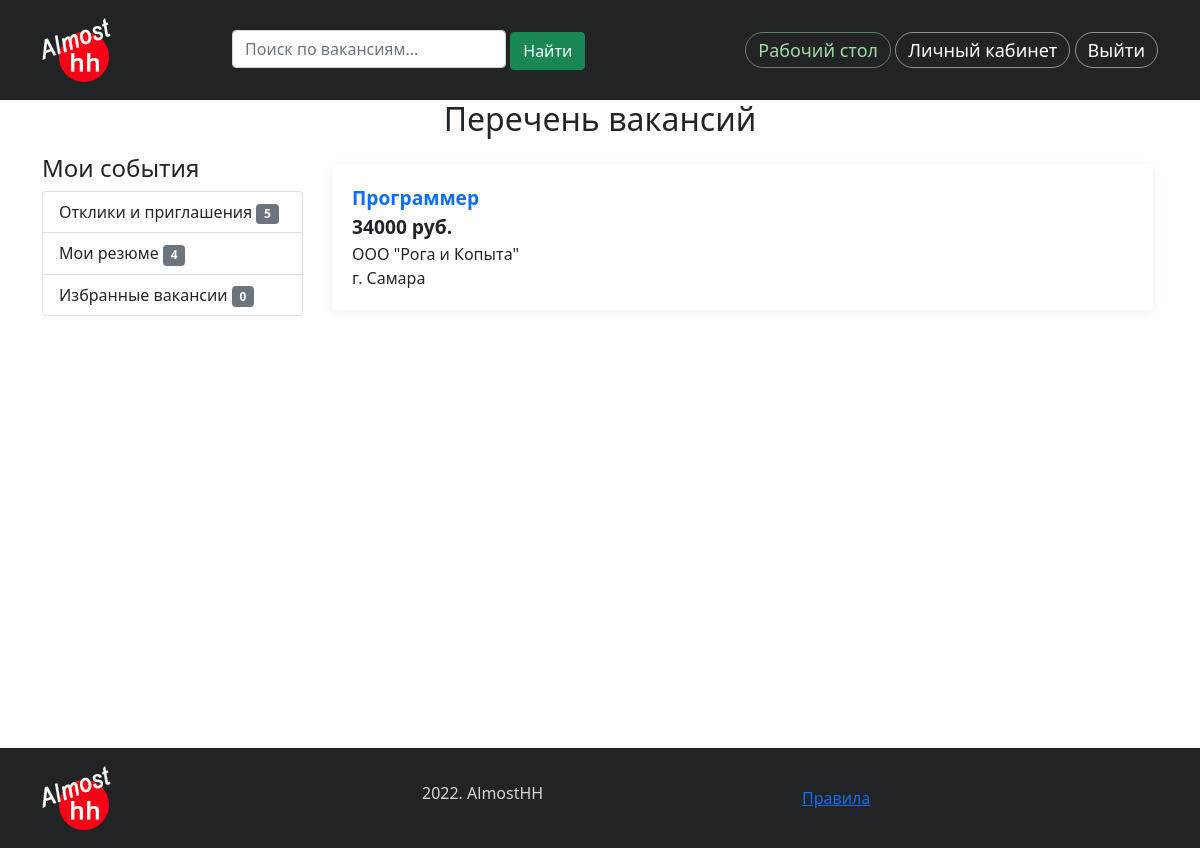
The page /portal/ (signed in) on the database as committed earlier.
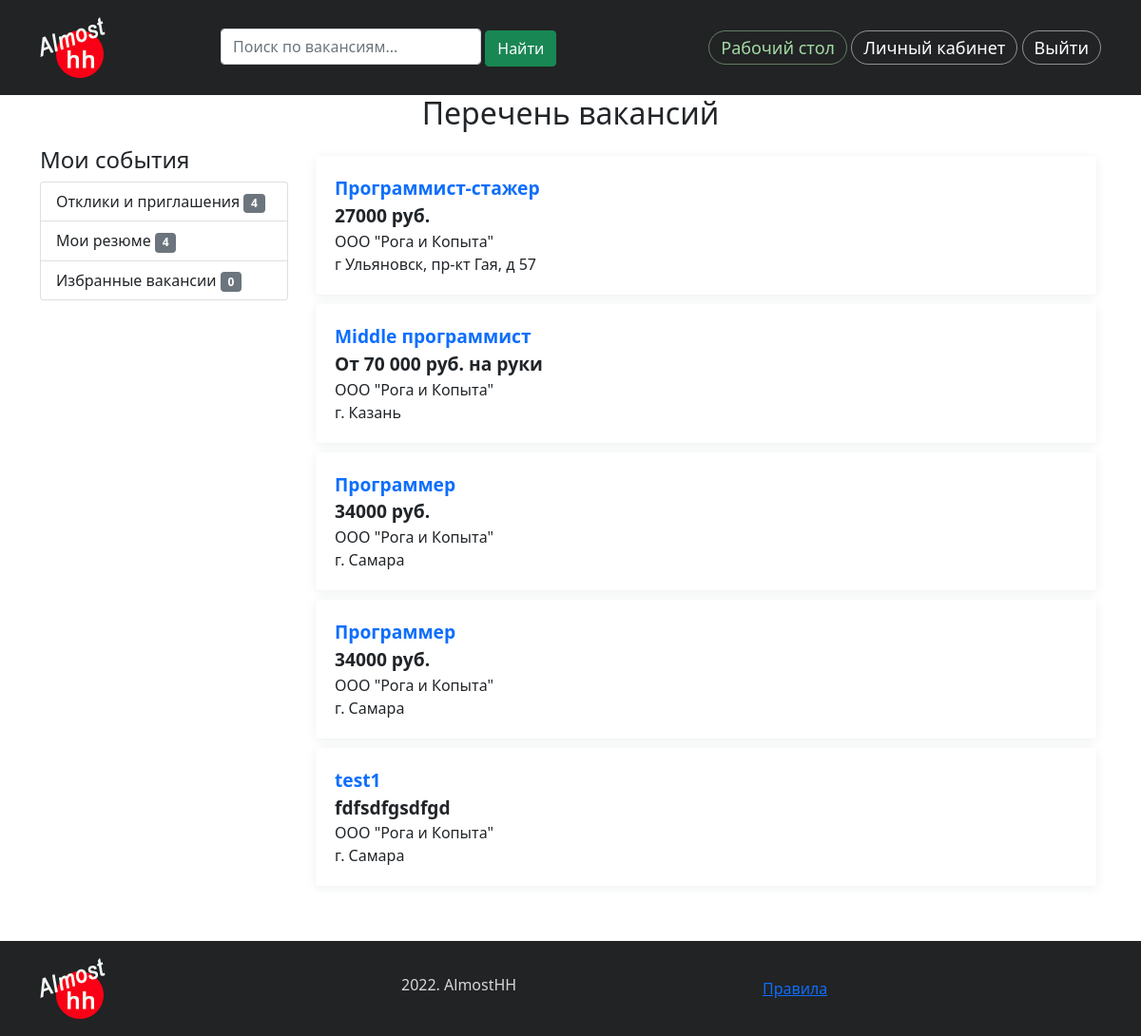
The same page on the database as committed later.
### portal/models.py (models this page shows, shortened)
class Vacancy(models.Model):
    STATUS_CHOICES = (
        ('draft', 'Черновик'),
        ('send', 'Отправлено'),
        ('published', 'Опубликовано'),
        ('rework', 'На доработку'),
    )
    title = models.CharField(max_length=100, verbose_name='Наименование')
    slug = models.SlugField(max_length=100, verbose_name='Слаг')
    salary = models.CharField(max_length=150, verbose_name='Зарплата')
    company = models.ForeignKey(CompanyCard, on_delete=models.CASCADE,
                                verbose_name='Компания',
                                related_name='vacancies')
    description = models.TextField(verbose_name='Описание вакансии')
    address = models.CharField(max_length=200, verbose_name='Адрес вакансии')
    publish = models.DateTimeField(default=timezone.now)
    created = models.DateTimeField(auto_now_add=True)
    updated = models.DateTimeField(auto_now=True)
    comment = models.TextField(verbose_name='Комментарий', blank=True)
    status = models.CharField(max_length=15, choices=STATUS_CHOICES,
                              default='draft',
                              verbose_name='Статус')
    resumes = models.ManyToManyField('Resume', through='FeedbackAndSuggestion',
                                     through_fields=('vacancy', 'resume'),
                                     related_name='vacancies')

class CompanyCard(models.Model):
    STATUS_CHOICES = (
        ('draft', 'Черновик'),
        ('send', 'Отправлено'),
        ('published', 'Опубликовано'),
        ('rework', 'На доработку'),
    )
    title = models.CharField(max_length=100, verbose_name='Наименование',
                             unique=True)
    slug = models.SlugField(max_length=100, unique=True, verbose_name='Слаг',
                            blank=True, null=True)
    description = models.TextField(max_length=700, verbose_name='Описание',
                                   blank=True)
    logo = models.ImageField(upload_to=f'companies/{slug}/', blank=True,
                             verbose_name='Лого')
    user = models.OneToOneField(User, on_delete=models.CASCADE,
                                verbose_name='Регистратор')
    contact = models.TextField(max_length=200, verbose_name='Контакты')
    publish = models.DateTimeField(default=timezone.now)
    created = models.DateTimeField(auto_now_add=True)
    updated = models.DateTimeField(auto_now=True)
    status = models.CharField(max_length=15, choices=STATUS_CHOICES,
                              default='draft',
                              verbose_name='Статус')

### portal/views.py (the view)
# urls.py: path(r'', views.Dashboard.as_view(), name='dashboard'),
class Dashboard(LoginRequiredMixin, TemplateView):
    template_name = 'portal/account/dashboard.html'
    extra_context = {'section': 'dashboard',
                     'vacancies': Vacancy.objects.all().filter(
                         status='published'),
                     'resumes': Resume.objects.all().filter(status='published')
                     }

### portal/templatetags/portal_tags.py (called while the page is built)
@register.simple_tag
def total_resumes(user):
    return Resume.objects.filter(user=user).count()

@register.simple_tag
def total_feeds(user):
    if user.has_perm('portal.add_resume'):
        return FeedbackAndSuggestion.objects.filter(resume__user=user).count()
    else:
        return FeedbackAndSuggestion.objects.filter(
            vacancy__company__user=user).count()

### portal/templates/portal/account/dashboard.html (shortened to what this page needs)
{% extends "news/base.html" %}
{% block content %}
<div class="container">
    <div class="row">
        <div class="col">
            {% if perms.portal.add_resume %}
            <h1 class="text-center mb-3">Перечень вакансий</h1>
            {% else %}
            <h1 class="text-center mb-3">Перечень резюме</h1>
            {% endif %}
        </div>
    </div>
    <div class="row">
        <div class="col-3">
            <div class="left-menu">
                    {% include 'portal/account/includes/dashboard_menu.html' %}
            </div>
        </div>
        <div class="col-9">
            <div class="row">
                {% if perms.portal.add_resume %}
                {% if vacancies %}
                <div class="vacancies">
                    {% for vac in vacancies %}
                    <div class="vac-item">
                        <p class="item_title"><a href="{% url 'portal:vacancy_detail' vac.id %}">{{ vac.title }}</a></p>
                        <p class="item_salary">{{ vac.salary }}</p>
                        <p class="item_comp_title">{{ vac.company.title }}</p>
                        <p class="item_comp_title">{{ vac.address }}</p>
                    </div>
                    {% endfor %}
                </div>
                {% endif %}
                {% endif %}
            </div>
        </div>
    </div>
</div>
{% endblock %}

### portal/templates/portal/account/includes/dashboard_menu.html (shortened to what this page needs)
{% load portal_tags %}
<h4>Мои события</h4>
<div class="list-group">
    <a href="{% url 'portal:feedback_list' %}" class="list-group-item list-group-item-action {% if left_menu == 'feed' %} active {% endif %}">Отклики и приглашения <span class="badge bg-secondary">{% total_feeds request.user %}</span></a>
    {% if perms.portal.change_profile %}
    <a href="{% url 'portal:my_resumes' %}" class="list-group-item list-group-item-action {% if left_menu == 'my_resumes' %} active {% endif %}">Мои резюме <span class="badge bg-secondary">{% total_resumes request.user %}</span></a>
    <a href="{% url 'favorites:favorites_list' %}" id="favorites" class="list-group-item list-group-item-action {% if left_menu == 'favs' %} active {% endif %}">Избранные вакансии <span class="badge bg-secondary"> 0 </span></a>
    {% endif %}
</div>

Rows that differ between the two databases and show on the page:
now on this page (row edited): Vacancy: title "Программист-стажер", salary "27000 руб.", company "ООО \"Рога и Копыта\"", address "г Ульяновск, пр-кт Гая, д 57"
now on this page (row edited): Vacancy: title "Middle программист", salary "От 70 000 руб. на руки", company "ООО \"Рога и Копыта\"", address "г. Казань"
now on this page (row edited): Vacancy: title "Программер", salary "34000 руб.", company "ООО \"Рога и Копыта\"", address "г. Самара"
now on this page (row edited): Vacancy: title "test1", salary "fdfsdfgsdfgd", company "ООО \"Рога и Копыта\"", address "г. Самара"
Other text that changed with them:
text no longer shown: "5"
text now shown: "4"
